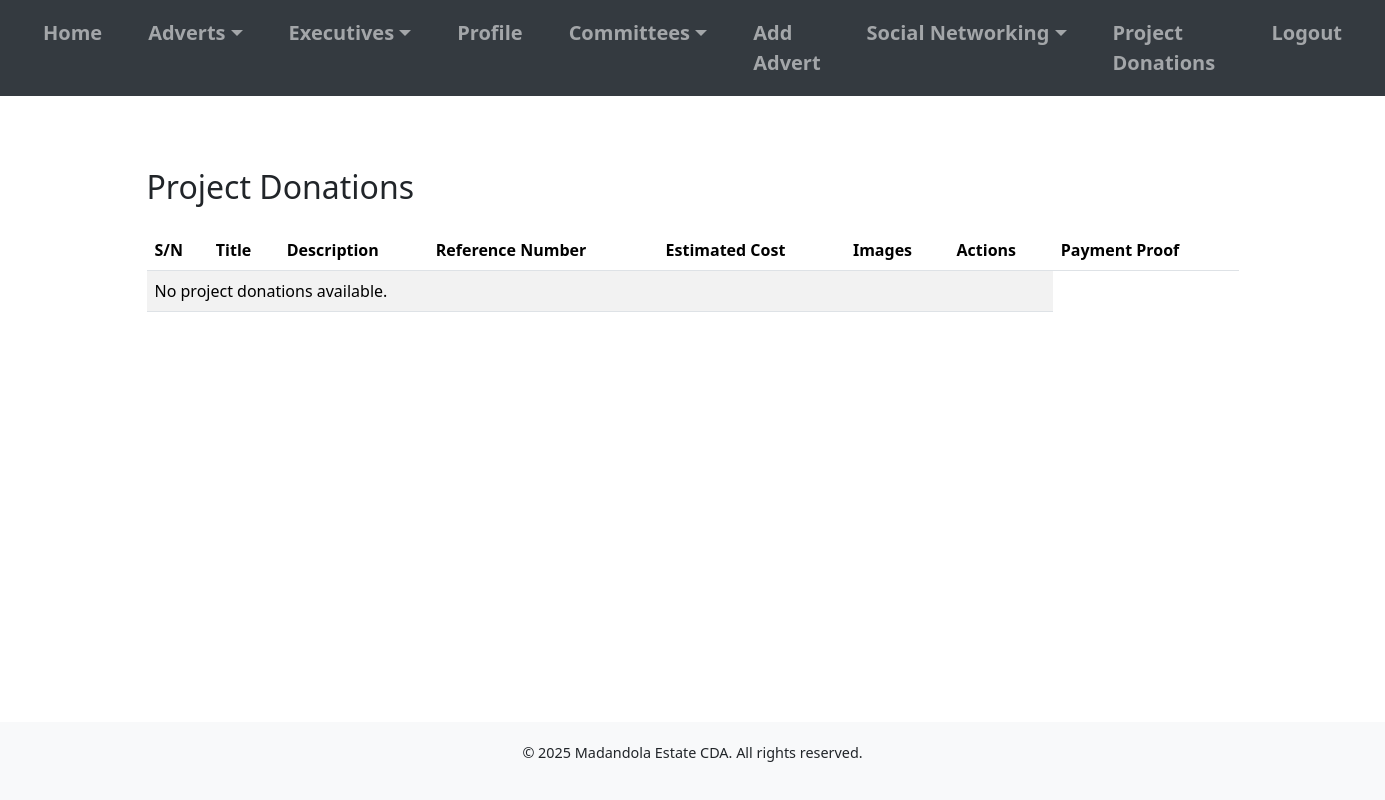
Page /project_donations/ (signed in) on the earlier database version.
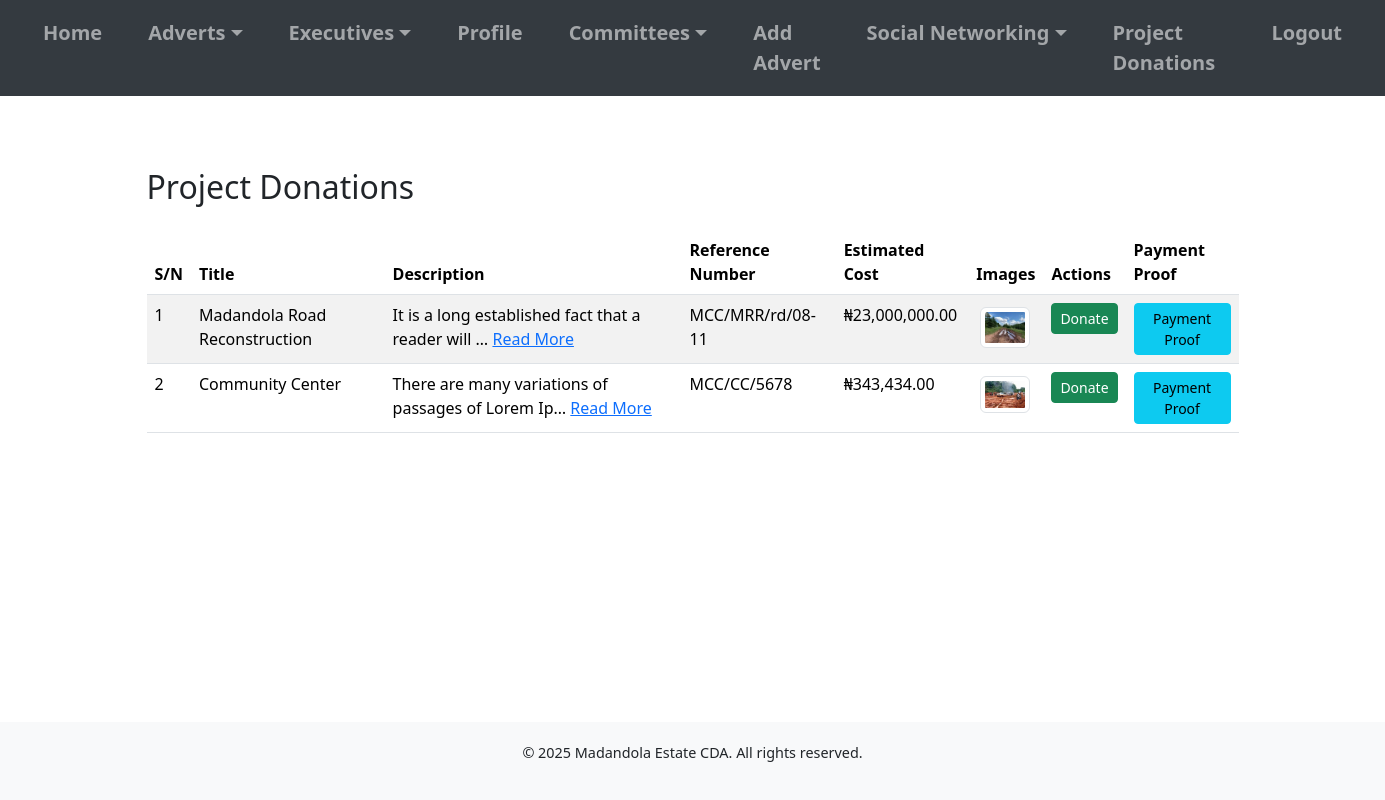
Same page on the later database version.
### cda_app/models.py (models this page shows, shortened)
class ProjectDonation(models.Model):
    title = models.CharField(max_length=200)
    description = models.TextField()
    estimated_cost = models.DecimalField(max_digits=15, decimal_places=2)
    reference_number = models.CharField(max_length=100, unique=True, blank=True, null=True)
    bank_name = models.CharField(max_length=100, blank=True, null=True)
    account_number = models.CharField(max_length=100, blank=True, null=True)
    beneficiary = models.CharField(max_length=100, blank=True, null=True)

class ProjectImage(models.Model):
    project = models.ForeignKey(ProjectDonation, on_delete=models.CASCADE, related_name='images')
    image = models.ImageField(upload_to='project_images/')

### cda_app/views.py (the view)
# urls.py: path('project_donations/', views.project_donations_list, name='project_donations_list'),
@login_required
def project_donations_list(request):
    project_donations = ProjectDonation.objects.all()
    return render(request, 'project_donations_list.html', {'project_donations': project_donations})

### cda_app/context_processors.py (called while the page is built)
def committees(request):
    return {'committees': Committee.objects.all()}

### templates/project_donations_list.html (shortened to what this page needs)
{% extends 'base.html' %}
{% load humanize %}
{% load static %}
{% block content %}
<div class="container mt-5">
    <h2 class="mb-4">Project Donations</h2>
    <div class="table-responsive">
        <table class="table table-striped table-hover">
            <thead>
                <tr>
                    <th>S/N</th>
                    <th>Title</th>
                    <th>Description</th>
                    <th>Reference Number</th>
                    <th>Estimated Cost</th>
                    <th>Images</th>
                    <th>Actions</th>
                    <th>Payment Proof</th>
                </tr>
            </thead>
            <tbody>
                {% for project in project_donations %}
                <tr>
                    <td>{{ forloop.counter }}</td>
                    <td>{{ project.title }}</td>
                    <td>
                        <span id="short-description-{{ project.id }}">{{ project.description|wordwrap:5|truncatechars:50 }}</span>
                        <span id="full-description-{{ project.id }}" style="display: none;">{{ project.description }}</span> {% if project.description|wordcount > 5 %}
                        <a href="#" onclick="toggleDescription({{ project.id }}); return false;" id="toggle-link-{{ project.id }}">Read More</a> {% endif %}
                    </td>
                    <td>{{ project.reference_number }}</td>
                    <td>₦{{ project.estimated_cost|floatformat:2|intcomma }}</td>
                    <td>
                        {% for image in project.images.all %}
                        <a href="#" data-bs-toggle="modal" data-bs-target="#imageModal" data-bs-src="{{ image.image.url }}">
                            <img src="{{ image.image.url }}" alt="Project Image" width="50" height="50" class="img-thumbnail m-1">
                        </a>
                        {% empty %} No Images {% endfor %}
                    </td>
                    <td>
                        <button class="btn btn-success btn-sm" data-bs-toggle="modal" data-bs-target="#donateModal" data-title="{{ project.title }}" data-bank="{{ project.bank_name }}" data-account="{{ project.account_number }}" data-beneficiary="{{ project.beneficiary }}" data-reference="{{ project.reference_number }}">
                             Donate
                        </button>
                    </td>
                    <td>
                        <a href="{% url 'upload_donation_proof' donation_id=project.id %}" class="btn btn-info btn-sm">
                             Payment Proof
                        </a>
                    </td>
                </tr>
                {% empty %}
                <tr>
                    <td colspan="7">No project donations available.</td>
                </tr>
                {% endfor %}
            </tbody>
        </table>
    </div>
</div>
{% endblock %}

Differences in the rows shown:
added ProjectDonation: title "Madandola Road Reconstruction", description "It is a long established fact that a reader will …", reference_number "MCC/MRR/rd/08-11", estimated_cost "23,000,000.00"
added ProjectImage: image (picture), shown under "Madandola Road Reconstruction"
added ProjectDonation: title "Community Center", description "There are many variations of passages of Lorem Ip…", reference_number "MCC/CC/5678", estimated_cost "343,434.00"
added ProjectImage: image (picture), shown under "Community Center"
Other differences:
text no longer shown: "No project donations available."
